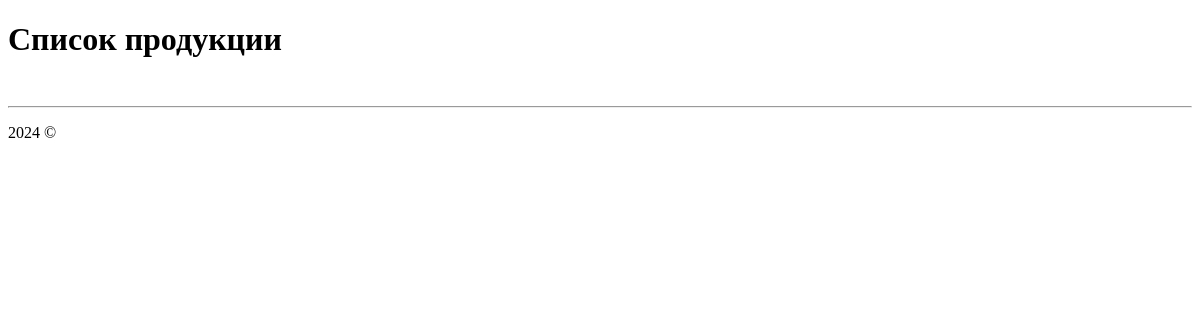
Before: /shop/products/ with the older database file.
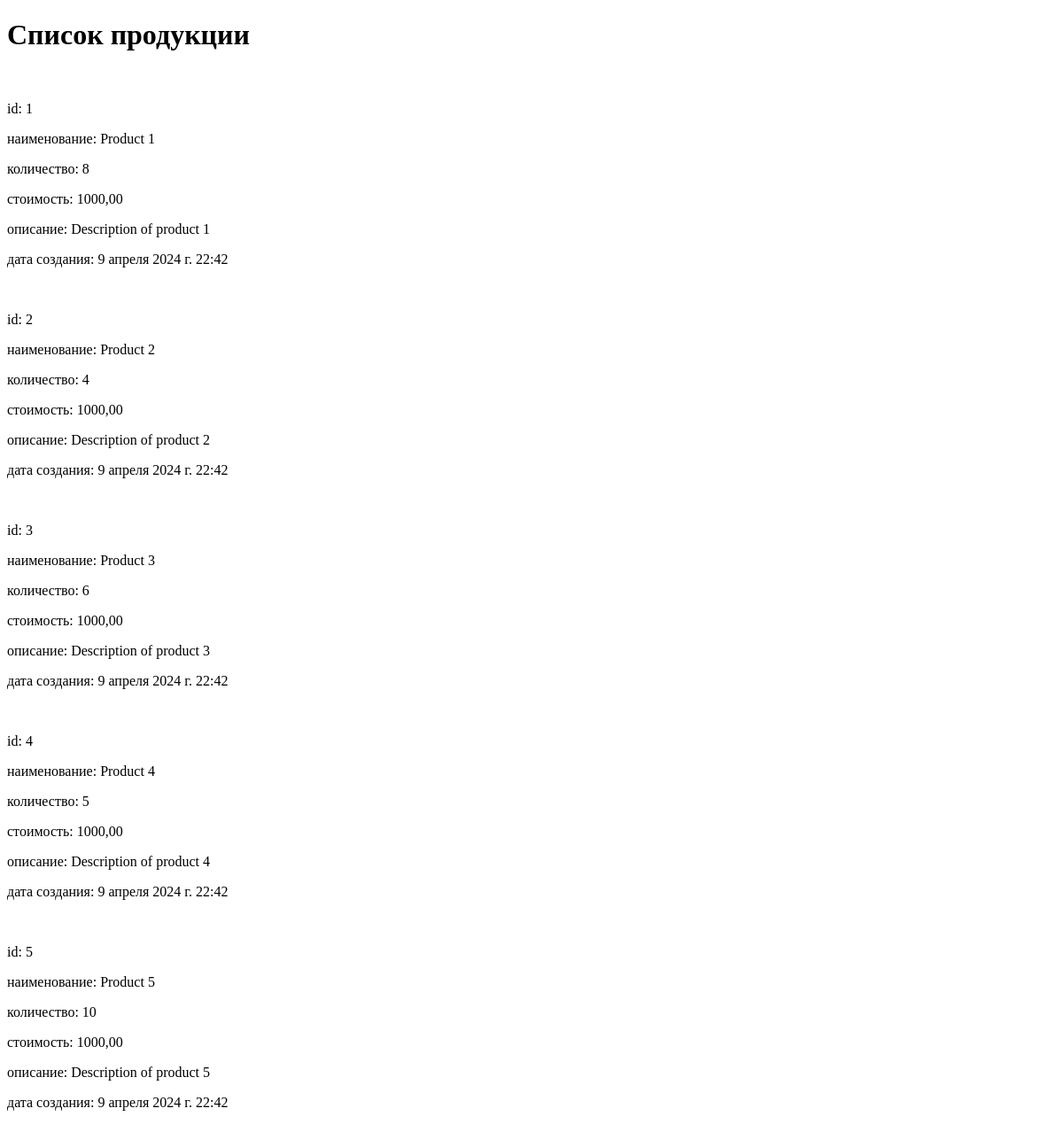
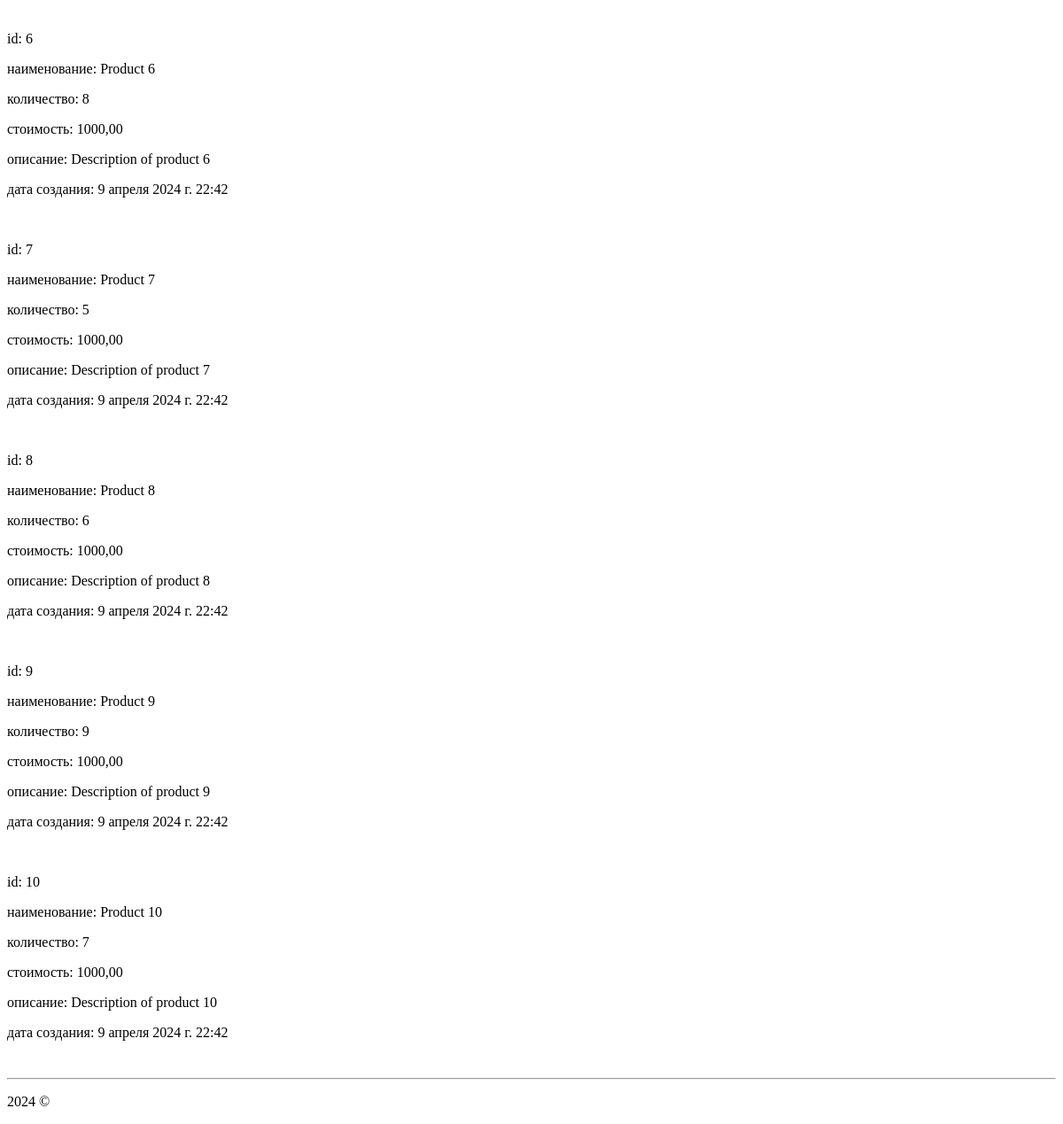
After: the same page with the newer database file (2 pictures, top to bottom).
### myapp2/models.py (models this page shows, shortened)
class Product(models.Model):
    title = models.CharField(max_length=100)
    description = models.TextField()
    price = models.DecimalField(max_digits=10, decimal_places=2)
    count = models.IntegerField()
    add_date = models.DateTimeField(auto_now_add=True)
    image_product = models.ImageField(upload_to="images/")

### myapp2/views.py (the view)
# urls.py: path('products/', views.products, name='products'),  # вывод списка всей продукции
def products(request):
    products = Product.objects.all()
    return render(request, 'myapp2/products.html', {'products': products})

### myapp2/templates/myapp2/products.html (shortened to what this page needs)
{% extends 'myapp2/base.html' %}
{% block content %}
<h1>Cписок продукции</h1> <br>
{% for product in products %}
<p>id: {{ product.id }}</p>
<p>наименование: {{ product.title }}</p>
<p>количество: {{ product.count }}</p>
<p>стоимость: {{ product.price }}</p>
<p>описание: {{ product.description }}</p>
<p>дата создания: {{ product.add_date }}</p>
<br>
{%  endfor %}
{% endblock %}

### myapp2/templates/myapp2/base.html (shortened to what this page needs)
<!doctype html>
<html lang="ru">
    <head>
    </head>
    <body>
        <div>
            {% block content %}{% endblock %}
            <div>
                <hr>
                <p> 2024 &copy;</p>
            </div>
        </div>
    </body>
</html>

Changed rows visible on the page:
added Product: id "1", title "Product 1", count "8", price "1000,00", description "Description of product 1", add_date "9 апреля 2024 г. 22:42"
added Product: id "2", title "Product 2", count "4", price "1000,00", description "Description of product 2", add_date "9 апреля 2024 г. 22:42"
added Product: id "3", title "Product 3", count "6", price "1000,00", description "Description of product 3", add_date "9 апреля 2024 г. 22:42"
added Product: id "4", title "Product 4", count "5", price "1000,00", description "Description of product 4", add_date "9 апреля 2024 г. 22:42"
added Product: id "5", title "Product 5", count "10", price "1000,00", description "Description of product 5", add_date "9 апреля 2024 г. 22:42"
added Product: id "6", title "Product 6", count "8", price "1000,00", description "Description of product 6", add_date "9 апреля 2024 г. 22:42"
added Product: id "7", title "Product 7", count "5", price "1000,00", description "Description of product 7", add_date "9 апреля 2024 г. 22:42"
added Product: id "8", title "Product 8", count "6", price "1000,00", description "Description of product 8", add_date "9 апреля 2024 г. 22:42"
added Product: id "9", title "Product 9", count "9", price "1000,00", description "Description of product 9", add_date "9 апреля 2024 г. 22:42"
added Product: id "10", title "Product 10", count "7", price "1000,00", description "Description of product 10", add_date "9 апреля 2024 г. 22:42"
